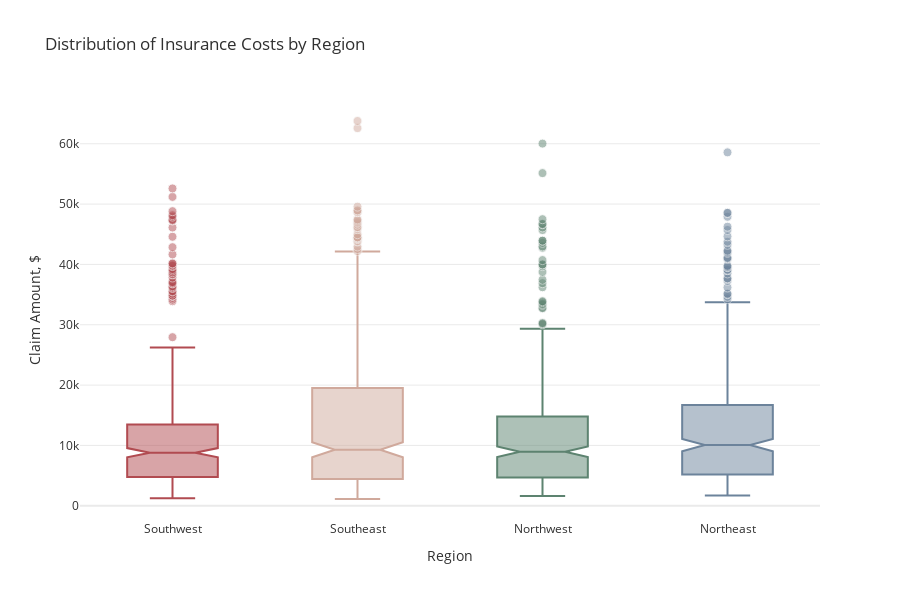

This figure's notebook cell:
### Markdown cell above
# <div style="color:white;display:fill;border-radius:5px;background-color:#84A3C3;overflow:hidden"><p style="padding:20px;color:white;overflow:hidden;font-size:100%;margin:0"><b>3 |</b> Exploratory Data Analysis</p></div>

### Code cell
init_notebook_mode(connected=True)
px.defaults.template = "plotly_white"
plot_df=ins.copy()
fig = px.box(plot_df, x="region", y="charges", color="region", 
             notched=True, points="outliers", height=600,
             title="Distribution of Insurance Costs by Region",
             color_discrete_sequence=['#B14B51', '#D0A99C', '#5D8370', '#6C839B'])
fig.update_traces(marker=dict(size=9, opacity=0.5, line=dict(width=1,color="#F7F7F7")), showlegend=False)
fig.update_layout(font_color="#303030", xaxis_title='Region', yaxis_title='Claim Amount, $',
                  yaxis=dict(showgrid=True, gridwidth=1, gridcolor='#EAEAEA', zerolinecolor='#EAEAEA'))
fig.show()

### Figure 1 — Plotly figure (JSON) as saved in the notebook; plotly's stock layout.template omitted (floating-point values rounded to 4 significant figures; data arrays with more than 128 entries replaced by an {"elided": "..."} marker saying what was removed)
{"data": [{"alignmentgroup": "True", "boxpoints": "outliers", "hovertemplate": "region=%{x}<br>charges=%{y}<extra></extra>", "legendgroup": "Southwest", "marker": {"color": "#B14B51", "line": {"color": "#F7F7F7", "width": 1}, "opacity": 0.5, "size": 9}, "name": "Southwest", "notched": true, "offsetgroup": "Southwest", "orientation": "v", "showlegend": false, "type": "box", "x": {"elided": "325 str values"}, "x0": " ", "xaxis": "x", "y": {"elided": "325 float values"}, "y0": " ", "yaxis": "y"}, {"alignmentgroup": "True", "boxpoints": "outliers", "hovertemplate": "region=%{x}<br>charges=%{y}<extra></extra>", "legendgroup": "Southeast", "marker": {"color": "#D0A99C", "line": {"color": "#F7F7F7", "width": 1}, "opacity": 0.5, "size": 9}, "name": "Southeast", "notched": true, "offsetgroup": "Southeast", "orientation": "v", "showlegend": false, "type": "box", "x": {"elided": "364 str values"}, "x0": " ", "xaxis": "x", "y": {"elided": "364 float values"}, "y0": " ", "yaxis": "y"}, {"alignmentgroup": "True", "boxpoints": "outliers", "hovertemplate": "region=%{x}<br>charges=%{y}<extra></extra>", "legendgroup": "Northwest", "marker": {"color": "#5D8370", "line": {"color": "#F7F7F7", "width": 1}, "opacity": 0.5, "size": 9}, "name": "Northwest", "notched": true, "offsetgroup": "Northwest", "orientation": "v", "showlegend": false, "type": "box", "x": {"elided": "325 str values"}, "x0": " ", "xaxis": "x", "y": {"elided": "325 float values"}, "y0": " ", "yaxis": "y"}, {"alignmentgroup": "True", "boxpoints": "outliers", "hovertemplate": "region=%{x}<br>charges=%{y}<extra></extra>", "legendgroup": "Northeast", "marker": {"color": "#6C839B", "line": {"color": "#F7F7F7", "width": 1}, "opacity": 0.5, "size": 9}, "name": "Northeast", "notched": true, "offsetgroup": "Northeast", "orientation": "v", "showlegend": false, "type": "box", "x": {"elided": "324 str values"}, "x0": " ", "xaxis": "x", "y": {"elided": "324 float values"}, "y0": " ", "yaxis": "y"}], "layout": {"boxmode": "overlay", "font": {"color": "#303030"}, "height": 600, "legend": {"title": {"text": "region"}, "tracegroupgap": 0}, "title": {"text": "Distribution of Insurance Costs by Region"}, "xaxis": {"anchor": "y", "categoryarray": ["Southwest", "Southeast", "Northwest", "Northeast"], "categoryorder": "array", "domain": [0, 1], "title": {"text": "Region"}}, "yaxis": {"anchor": "x", "domain": [0, 1], "gridcolor": "#EAEAEA", "gridwidth": 1, "showgrid": true, "title": {"text": "Claim Amount, $"}, "zerolinecolor": "#EAEAEA"}}}
